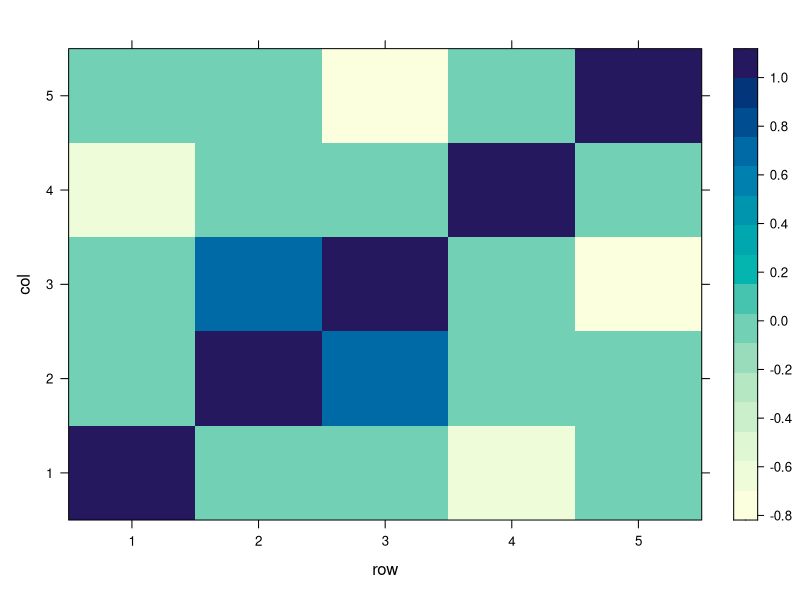

Reproduce this figure in R.
# r2py crawler metadata
# package: caret
# source_type: rd_example
# topic: findCorrelation.Rd
# source_file: C:\Users\bened\AppData\Local\R\win-library\4.5\caret\help
# lines: 25

suppressPackageStartupMessages(library(caret))
R1 <- structure(c(1, 0.86, 0.56, 0.32, 0.85, 0.86, 1, 0.01, 0.74, 0.32,
                  0.56, 0.01, 1, 0.65, 0.91, 0.32, 0.74, 0.65, 1, 0.36,
                  0.85, 0.32, 0.91, 0.36, 1),
                .Dim = c(5L, 5L))
colnames(R1) <- rownames(R1) <- paste0("x", 1:ncol(R1))
R1

findCorrelation(R1, cutoff = .6, exact = FALSE)
findCorrelation(R1, cutoff = .6, exact = TRUE)
findCorrelation(R1, cutoff = .6, exact = TRUE, names = FALSE)


R2 <- diag(rep(1, 5))
R2[2, 3] <- R2[3, 2] <- .7
R2[5, 3] <- R2[3, 5] <- -.7
R2[4, 1] <- R2[1, 4] <- -.67

corrDF <- expand.grid(row = 1:5, col = 1:5)
corrDF$correlation <- as.vector(R2)
levelplot(correlation ~ row + col, corrDF)

findCorrelation(R2, cutoff = .65, verbose = TRUE)

findCorrelation(R2, cutoff = .99, verbose = TRUE)
